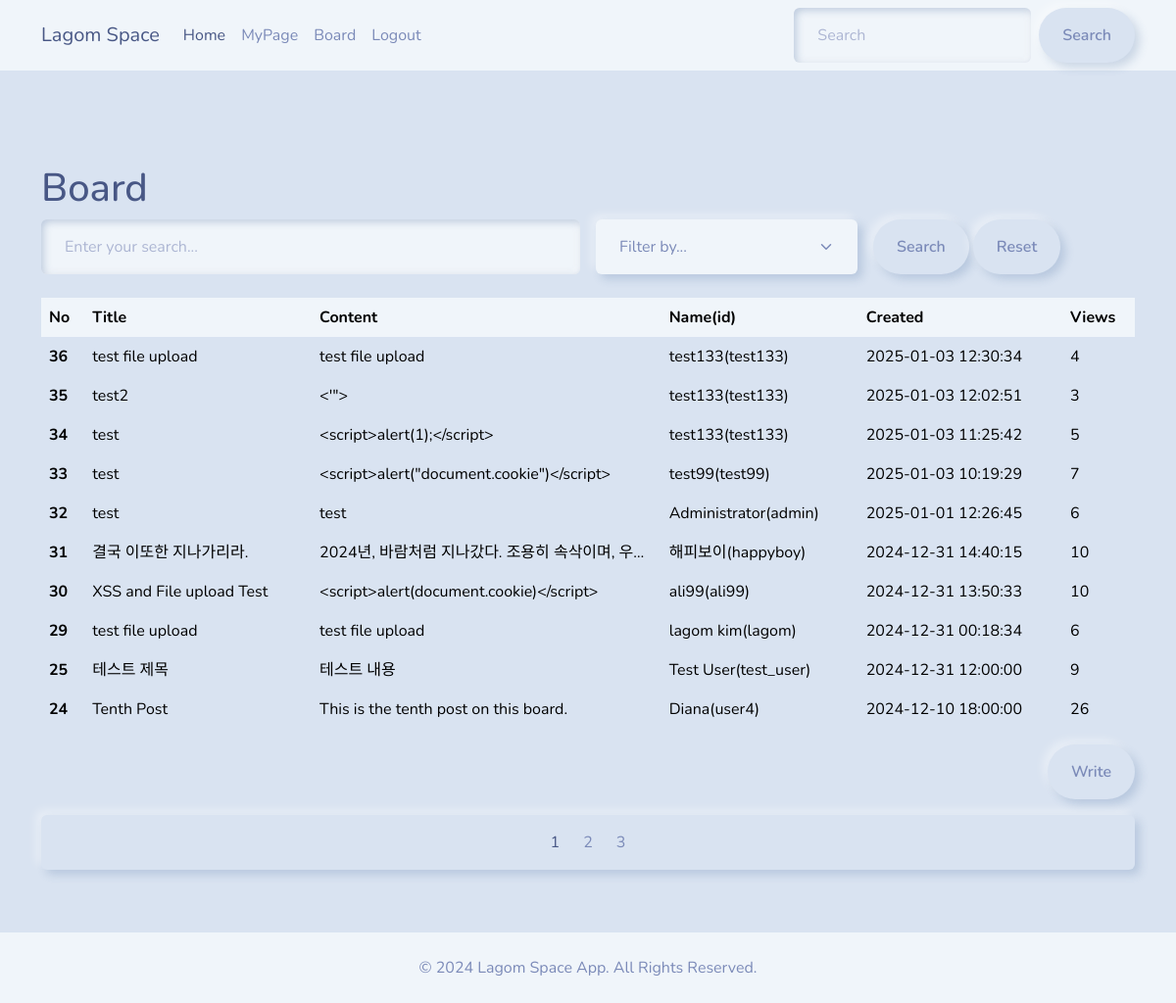
/board (signed in), run on the app's committed database.
### app/models.py (models this page shows, shortened)
class Board(db.Model):
    __tablename__ = "boardlist"
    idx = db.Column(db.Integer, primary_key=True, autoincrement=True)  # 자동 증가
    board_title = db.Column(db.String(255), nullable=False) # 제목은 최대 255자
    board_content = db.Column(db.Text, nullable=False) # 내용은 길이 제한 없음
    user_id = db.Column(db.String(50), nullable=False)  # 사용자 고유 ID
    user_name = db.Column(db.String(80), nullable=False)
    created_at = db.Column(db.DateTime, default=lambda: datetime.now(ZoneInfo('Asia/Seoul')).strftime("%Y-%m-%d %H:%M:%S"))
    last_updated = db.Column(db.DateTime, default=lambda: datetime.now(ZoneInfo('Asia/Seoul')).strftime("%Y-%m-%d %H:%M:%S"))
    view_count = db.Column(db.Integer, default=0)  # 조회수 컬럼 추가
    file_path = db.Column(db.Text, nullable=True)  # 파일 경로 추가

### app/routes.py (the view, shortened to what this page needs)
@main.route("/board", methods=["GET"])
@login_required
def board():
    page = request.args.get("page", 1, type=int)  # 기본 페이지는 1
    per_page = 10  # 페이지당 항목 수
    offset = (page - 1) * per_page  # OFFSET 계산
    search_query = request.args.get("search", "")  # 검색어
    filter_by = request.args.get("filter", "")  # 검색 필터 (user_name, user_id, Date)
    base_query = "SELECT * FROM boardlist"
    count_query = "SELECT COUNT(*) AS total FROM boardlist"
    params = []  # 기본적으로 빈 매개변수 리스트
    base_query += " ORDER BY idx DESC LIMIT ? OFFSET ?"
    params.extend([per_page, offset])
    db = get_db()
    board_items = db.execute(base_query, params).fetchall()
    if search_query:
        total_items = db.execute(count_query, params[:-2]).fetchone()["total"]
    else:
        total_items = db.execute(count_query).fetchone()["total"]
    board_items = [
        {
            **dict(item),
            "created_at": datetime.fromisoformat(item["created_at"])
        }
        for item in board_items
    ]
    total_pages = (total_items + per_page - 1) // per_page
    return render_template(
        "board.html",
        board_items=board_items,
        total_pages=total_pages,
        current_page=page,
        search_query=search_query,
        filter_by=filter_by,
    )

### app/__init__.py (called while the page is built)
def create_app():
    app = Flask(__name__)
    app.config.from_object("config")  # config.py 불러와서 적용
    app.teardown_appcontext(close_db)
    db.init_app(app)  # SQLAlchemy와 Flask 앱 인스턴스 연결 과정
    login_manager.init_app(app)  # login_manager : 세션관리, 접근제한, 리디렉션 기능 탑재
    login_manager.login_view = ("auth.login")  # 'main'은 블루프린트 이름, 'login'은 함수 이름
    app.register_blueprint(main)
    app.register_blueprint(auth)
    @login_manager.user_loader
    def load_user(user_id):
        return User.query.get(int(user_id))  # 사용자 ID로 User 객체 로드
    return app

### app/database.py (called while the page is built)
def get_db():
    if "db" not in g:
        print("Opening a new database connection...")
        g.db = sqlite3.connect(DATABASE)
        g.db.row_factory = sqlite3.Row
    return g.db

### app/templates/board.html (shortened to what this page needs)
{% extends 'base.html' %}
{% block content%}
    <h1 class="mt-5">Board</h1>
    <form method="GET" action="{{ url_for('main.board') }}" class="mb-4">
      <div class="row g-3">
        <div class="col-md-6">
          <input type="text" name="search" class="form-control" placeholder="Enter your search..." value="{{ search_query }}">
        </div>
        <div class="col-md-3">
          <select name="filter" class="form-select">
            <option value="" disabled selected>Filter by...</option>
          </select>
        </div>
        <div class="col-md-3">
          <button type="submit" class="btn btn-primary">Search</button>
          <a href="{{ url_for('main.board') }}" class="btn btn-secondary">Reset</a>
        </div>
      </div>
    </form>
    <table class="table table-hover">
      <thead>
        <tr class="table-light">
          <th scope="col">No</th>
          <th scope="col">Title</th>
          <th scope="col">Content</th>
          <th scope="col">Name(id)</th>
          <th scope="col">Created</th>
          <th scope="col">Views</th>
        </tr>
      </thead>
      <tbody>
        {% for item in board_items %}
          <tr onclick="location.href='{{ url_for('main.board_detail', board_id=item.idx) }}'" style="cursor: pointer;">
            <th scope="row">{{item.idx}}</th>
            <td>{{item.board_title}}</td>
            <td class="text-truncate" style="max-width: 300px;">{{item.board_content}}</td>
            <td>{{ item.user_name }}({{ item.user_id }})</td>
            <td>{{ item.created_at }}</td>
            <td>{{ item.view_count }}</td>
          </tr>
        {% endfor %}
      </tbody>
    </table>
    <div class="text-end mb-3">
      <a href="{{ url_for('main.board_create') }}" class="btn btn-primary">Write</a>
    </div>
  <nav aria-label="Page navigation">
    <ul class="pagination">
      {% for page in range(1, total_pages + 1) %}
      <li class="page-item {% if page == current_page %}active{% endif %}">
        <a class="page-link" href="{{ url_for('main.board', page=page, search=search_query, filter=filter_by) }}">{{ page }}</a>
      </li>
      {% endfor %}
    </ul>
  </nav>
{% endblock %}

### app/templates/base.html (shortened to what this page needs)
<!DOCTYPE html>
<html lang="en">
  <head>
    <link href="https://bootswatch.com/5/morph/bootstrap.min.css" rel="stylesheet"/>
    <link href="{{ url_for('static', filename='css/style.css') }}" rel="stylesheet"/>
  </head>
  <div>
    <nav class="navbar navbar-expand-lg bg-light" data-bs-theme="light">
      <div class="container">
        <a class="navbar-brand" href="{{ url_for('main.index') }}">Lagom Space</a>
        <div class="collapse navbar-collapse" id="navbarColor03">
          <ul class="navbar-nav me-auto">
            <li class="nav-item">
              <a class="nav-link active" href="{{ url_for('main.index') }}">Home
              </a>
            </li>
            <li class="nav-item">
              <a class="nav-link" href="{{ url_for('main.mypage') }}">MyPage</a>
            </li>
            <li class="nav-item">
              <a class="nav-link" href="{{ url_for('main.board') }}">Board</a>
            </li>
            {% if current_user.is_authenticated %}
              <li class="nav-item">
                <a class="nav-link" href="{{ url_for('auth.logout') }}">Logout</a>
              </li>
            {% endif %}
          </ul>
          <form class="d-flex">
            <input class="form-control me-sm-2" type="search" placeholder="Search"/>
            <button class="btn btn-secondary my-2 my-sm-0" type="submit">
              Search
            </button>
          </form>
        </div>
      </div>
    </nav>
    <div class="container my-5 d-flex flex-column justify-content-start" style="min-height: 600px;">
      {% block content %}{% endblock %}
    </div>
    <footer class="bg-light py-4">
      <div class="container text-center">
        <p class="mb-0">&copy; 2024 Lagom Space App. All Rights Reserved.</p>
      </div>
    </footer>
  </body>
</html>

### data on the page
Board: idx "36", board_title "test file upload", board_content "test file upload", user_name "test133", user_id "test133", created_at "2025-01-03 12:30:34", view_count "4"
Board: idx "35", board_title "test2", board_content "<'\">", user_name "test133", user_id "test133", created_at "2025-01-03 12:02:51", view_count "3"
Board: idx "34", board_title "test", board_content "<script>alert(1);</script>", user_name "test133", user_id "test133", created_at "2025-01-03 11:25:42", view_count "5"
Board: idx "33", board_title "test", board_content "<script>alert(\"document.cookie\")</script>", user_name "test99", user_id "test99", created_at "2025-01-03 10:19:29", view_count "7"
Board: idx "32", board_title "test", board_content "test", user_name "Administrator", user_id "admin", created_at "2025-01-01 12:26:45", view_count "6"
Board: idx "31", board_title "결국 이또한 지나가리라.", board_content "2024년, 바람처럼 지나갔다. 조용히 속삭이며, 우…", user_name "해피보이", user_id "happyboy", created_at "2024-12-31 14:40:15", view_count "10"
Board: idx "30", board_title "XSS and File upload Test", board_content "<script>alert(document.cookie)</script>", user_name "ali99", user_id "ali99", created_at "2024-12-31 13:50:33", view_count "10"
Board: idx "29", board_title "test file upload", board_content "test file upload", user_name "lagom kim", user_id "lagom", created_at "2024-12-31 00:18:34", view_count "6"
Board: idx "25", board_title "테스트 제목", board_content "테스트 내용", user_name "Test User", user_id "test_user", created_at "2024-12-31 12:00:00", view_count "9"
Board: idx "24", board_title "Tenth Post", board_content "This is the tenth post on this board.", user_name "Diana", user_id "user4", created_at "2024-12-10 18:00:00", view_count "26"

### other printed values
{{ page }} "1" "2" "3"
